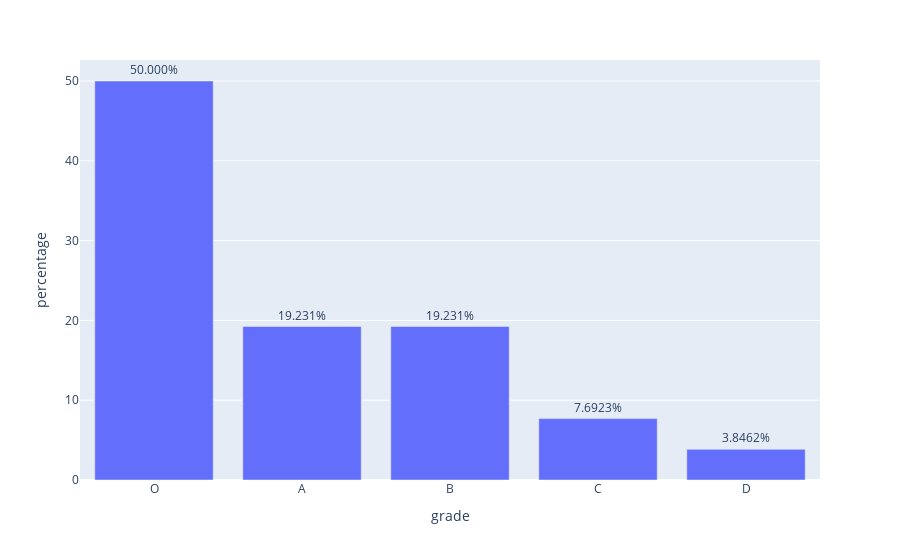

Notebook code cell kept with this figure:
### Markdown cell above
## Percentage Chart

### Code cell
fig = px.bar(percentage_df, y='percentage', x='grade',text='percentage')
fig.update_traces(texttemplate='%{text:.5s}%', textposition='outside')
fig.update_layout(uniformtext_minsize=8, uniformtext_mode='hide')
fig.show()

### Figure 1 — Plotly figure (JSON) as saved in the notebook; plotly's stock layout.template omitted (floating-point values rounded to 4 significant figures)
{"data": [{"alignmentgroup": "True", "hovertemplate": "grade=%{x}<br>percentage=%{text}<extra></extra>", "legendgroup": "", "marker": {"color": "#636efa"}, "name": "", "offsetgroup": "", "orientation": "v", "showlegend": false, "text": [50, 19.23, 19.23, 7.692, 3.846], "textposition": "outside", "texttemplate": "%{text:.5s}%", "type": "bar", "x": ["O", "A", "B", "C", "D"], "xaxis": "x", "y": [50, 19.23, 19.23, 7.692, 3.846], "yaxis": "y"}], "layout": {"barmode": "relative", "legend": {"tracegroupgap": 0}, "margin": {"t": 60}, "uniformtext": {"minsize": 8, "mode": "hide"}, "xaxis": {"anchor": "y", "domain": [0, 1], "title": {"text": "grade"}}, "yaxis": {"anchor": "x", "domain": [0, 1], "title": {"text": "percentage"}}}}
